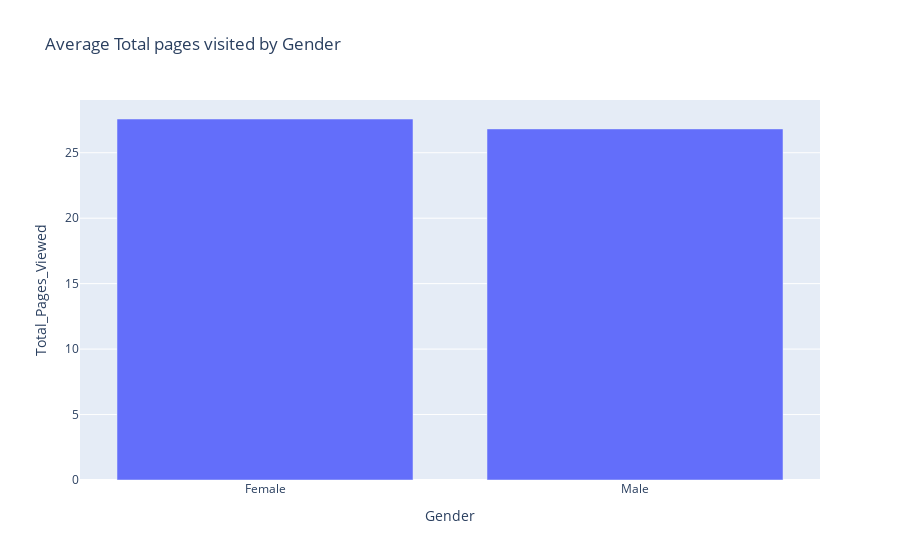

Source (notebook cell):
### Code cell
#Grouped analysis
gender_group = data.groupby('Gender')["Total_Pages_Viewed"].mean().reset_index()
print(gender_group)

fig = px.bar(gender_group, x = "Gender", y = "Total_Pages_Viewed", title = 'Average Total pages visited by Gender')
fig.show()

### Figure 1 — Plotly figure (JSON) as saved in the notebook; plotly's stock layout.template omitted (floating-point values rounded to 4 significant figures)
{"data": [{"alignmentgroup": "True", "hovertemplate": "Gender=%{x}<br>Total_Pages_Viewed=%{y}<extra></extra>", "legendgroup": "", "marker": {"color": "#636efa", "pattern": {"shape": ""}}, "name": "", "offsetgroup": "", "orientation": "v", "showlegend": false, "textposition": "auto", "type": "bar", "x": ["Female", "Male"], "xaxis": "x", "y": [27.58, 26.82], "yaxis": "y"}], "layout": {"barmode": "relative", "legend": {"tracegroupgap": 0}, "title": {"text": "Average Total pages visited by Gender"}, "xaxis": {"anchor": "y", "domain": [0, 1], "title": {"text": "Gender"}}, "yaxis": {"anchor": "x", "domain": [0, 1], "title": {"text": "Total_Pages_Viewed"}}}}
